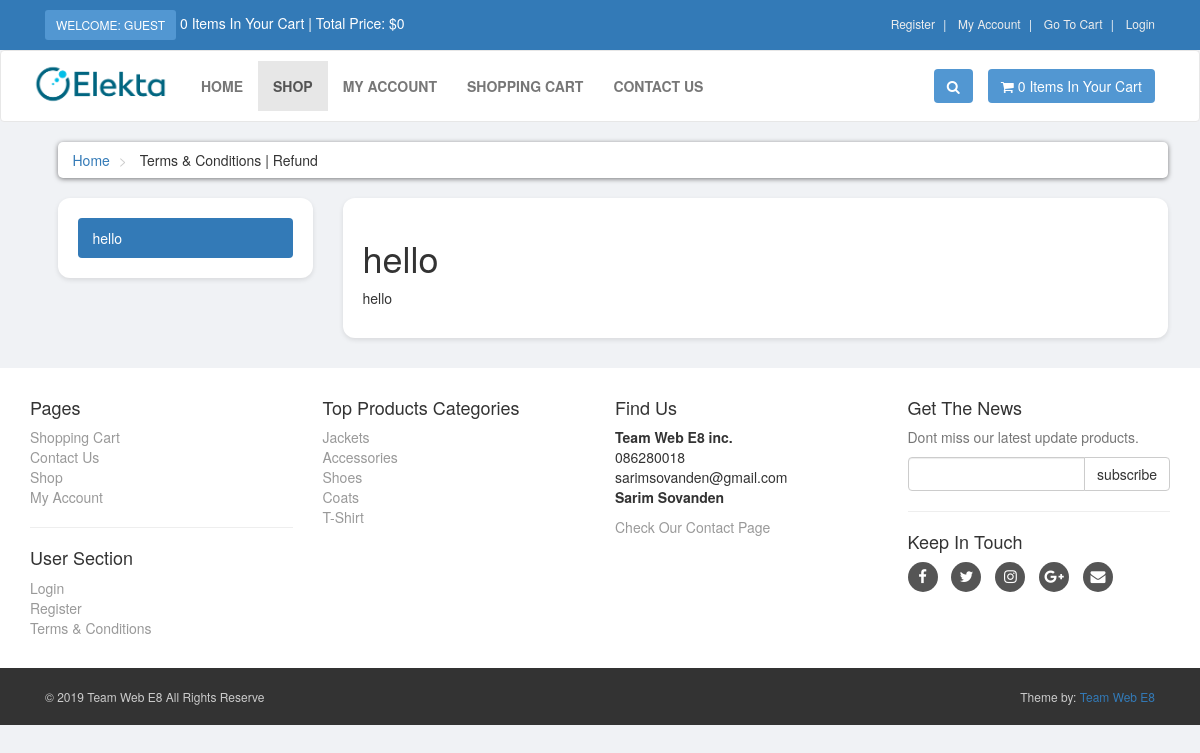
Page /terms.php on the committed database.
### tables this page shows
CREATE TABLE `terms` (
  `term_id` int(10) NOT NULL,
  `term_title` varchar(100) NOT NULL,
  `term_link` varchar(100) NOT NULL,
  `term_desc` text NOT NULL
);

CREATE TABLE `product_categories` (
  `p_cat_id` int(10) NOT NULL,
  `p_cat_title` text NOT NULL,
  `p_cat_desc` text NOT NULL
);

### terms.php (the view, shortened to what this page needs)
<?php
    include("includes/header.php");
?>
<div id="content">
    <div class="container">
        <div class="col-md-12">
            <ul class="breadcrumb">
                <li>
                    <a href="index.php">Home</a>
                </li>
                <li>
                    Terms & Conditions | Refund
                </li>
            </ul>
        </div>
        <div class="col-md-3">
            <div class="box">
                <ul class="nav nav-pills nav-stacked">
                    <?php
                        $get_terms = "select * from terms LIMIT 0,1";
                        $run_terms = mysqli_query($con,$get_terms);
                        while($row_terms=mysqli_fetch_array($run_terms)){
                            $term_title = $row_terms['term_title'];
                            $term_link = $row_terms['term_link'];
                        ?>
                    <li class="active">
                        <a data-toggle="pill" href="#<?php echo $term_link; ?>">
                            <?php echo $term_title; ?>
                        </a>
                    </li>
                    <?php } ?>
                </ul>
            </div>
        </div>
        <div class="col-md-9">
            <div class="box">
                <div class="tab-content">
                    <?php
                        $get_terms = "select * from terms LIMIT 0,1";
                        $run_terms = mysqli_query($con,$get_terms);
                        while($row_terms=mysqli_fetch_array($run_terms)){
                            $term_title = $row_terms['term_title'];
                            $term_desc = $row_terms['term_desc'];
                            $term_link = $row_terms['term_link'];
                    ?>
                    <div id="<?php echo $term_link; ?>" class="tab-pane fade in active">
                        <h1 class="tabTitle"><?php echo $term_title; ?></h1>
                        <p class="tabDesc"><?php echo $term_desc; ?></p>
                    </div>
                    <?php } ?>
                </div>
            </div>
        </div>
    </div>
</div>
<?php
    include("includes/footer.php");
    ?>
</body>
</html>

### includes/footer.php (shortened to what this page needs)
<div id="footer">
    <div class="container">
        <div class="row">
            <div class="col-sm-6 col-md-3">
                <h4>Pages</h4>
                <ul>
                    <li><a href="cart.php">Shopping Cart</a></li>
                    <li><a href="contact.php">Contact Us</a></li>
                    <li><a href="shop.php">Shop</a></li>
                    <li><a href="customer/my_account.php">My Account</a></li>
                </ul>
                <hr>
                <h4>User Section</h4>
                <ul>
                    <?php
                           if(!isset($_SESSION['customer_email'])){
                               echo"<a href='checkout.php'>Login</a>";
                           }else{
                              echo"<a href='customer/my_account.php?my_orders'>My Account</a>";
                           }
                           ?>
                    <li><a href="customer_register.php">Register</a></li>
                    <li><a href="terms.php">Terms & Conditions</a></li>
                </ul>
            </div>
            <div class="com-sm-6 col-md-3">
                <h4>Top Products Categories</h4>
                <ul>
                    <?php
                        $get_p_cats = "select * from product_categories";
                        $run_p_cats = mysqli_query($con,$get_p_cats);
                        while($row_p_cats=mysqli_fetch_array($run_p_cats)){
                            $p_cat_id = $row_p_cats['p_cat_id'];
                            $p_cat_title = $row_p_cats['p_cat_title'];
                            echo "
                                <li>
                                    <a href='shop.php?p_cat=$p_cat_id'>
                                        $p_cat_title
                                    </a>
                                </li>
                            ";
                        }
                    ?>
                </ul>
            </div>
            <div class="col-sm-6 col-md-3">
                <h4>Find Us</h4>
                <p>
                    <strong>Team Web E8 inc.</strong>
                    <br />086280018
                    <br />sarimsovanden@gmail.com
                    <br /><strong>Sarim Sovanden</strong>
                </p>
                <a href="contact.php">Check Our Contact Page</a>
            </div>
            <div class="col-sm-6 col-md-3">
                <h4>Get The News</h4>
                <p class="text-muted">
                    Dont miss our latest update products.
                </p>
                <form action="https://feedburner.google.com/fb/a/mailverify" method="post" target="popupwindow"
                    onsubmit="window.open('https://feedburner.google.com/fb/a/mailverify?uri=M-devMedia', 'popupwindow', 'scrollbars=yes,width=550,height=520');return true"
                    method="post">
                    <div class="input-group">
                        <input type="text" class="form-control" name="email">
                        <span class="input-group-btn">
                            <input type="submit" value="subscribe" class="btn btn-default">
                        </span>
                    </div>
                </form>
                <hr>
                <h4>Keep In Touch</h4>
                <p class="social">
                    <a href="#" class="fa fa-facebook"></a>
                    <a href="#" class="fa fa-twitter"></a>
                    <a href="#" class="fa fa-instagram"></a>
                    <a href="#" class="fa fa-google-plus"></a>
                    <a href="#" class="fa fa-envelope"></a>
                </p>
            </div>
        </div>
    </div>
</div>
<div id="copyright">
    <div class="container">
        <div class="col-md-6">
            <p class="pull-left">&copy; 2019 Team Web E8 All Rights Reserve</p>
        </div>
        <div class="col-md-6">
            <p class="pull-right">Theme by: <a href="#">Team Web E8</a></p>
        </div>
    </div>
</div>

### styles/style.css (style rules this page uses)
body { font-size: 14px; line-height: 1.42857143; color: #333333; background-color: #f0f2f5; overflow-x: hidden; }
.box { background: #ffffff; margin: 0 0 30px; box-sizing: border-box; padding: 20px; box-shadow: 0px 2px 5px rgba(0, 0, 0, 0.1); border-radius: 12px; }
#content { padding-left: 25px; }
.breadcrumb { padding: 8px 15px; margin-bottom: 20px; background: #ffffff; border-radius: 5px; box-shadow: 0px 1px 5px rgba(0, 0, 0, 0.5); }
.breadcrumb > li + li:before { content: ">\00a0"; color: #cccccc; }
#footer { background-color: #fff; padding: 20px 0; }
#footer a { color: #999999; padding: 0; text-decoration: none; }
#footer ul { list-style: none; padding-left: 0px; }
#footer .social { text-align: left; }
#footer .social a { margin: 0px 10px 0px 0px; display: inline-block; color: #ffffff; width: 30px; height: 30px; border-radius: 15px; line-height: 30px; font-size: 15px; text-align: center; vertical-align: bottom; background: #555555; text-decoration: none; }
#copyright { background: #333333; color: #cccccc; padding: 20px 0px; font-size: 12px; }
#copyright p { margin: 0px; }

### rows in the picture
terms: term_title "hello", term_desc "hello"
product_categories: p_cat_title "Jackets"
product_categories: p_cat_title "Accessories"
product_categories: p_cat_title "Shoes"
product_categories: p_cat_title "Coats"
product_categories: p_cat_title "T-Shirt"

### other values in the picture
$count_items "0 0"
$total "0"
